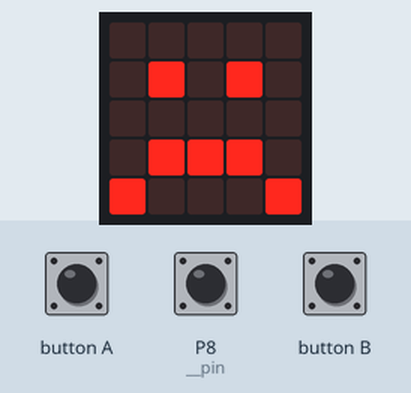
This program was run on a simulated BBC micro:bit running MicroPython. Shown: the board's 5×5 LED display. Inputs (shaded band) come from the test bench; at power-on: P8 (__pin) HIGH.

Above: at 1.2 s.
1.3 s: P8 (__pin) pulled LOW for 0.15 s
At 1.37 s:
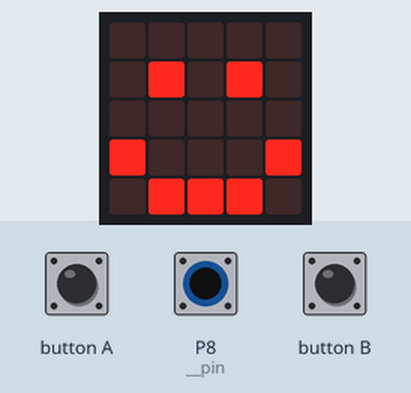
2.9 s: P8 (__pin) pulled LOW for 3.2 s
Timing chart, 0 to 5.9 s (numbered marks = the images above; inputs shaded):
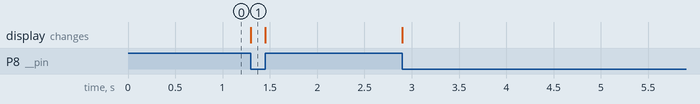

Measured:
- after the input at 1.3 s, the display: changes at once (image 1)

The program:

crash.py
```python
from microbit import *
from enum import *


class CRASH(object):
    """基本描述

    碰撞传感器

    Args:
        RJ_pin (pin): 连接端口

    """

    def __init__(self, RJ_pin):
        if RJ_pin == J1:
            self.__pin = pin8
        elif RJ_pin == J2:
            self.__pin = pin12
        elif RJ_pin == J3:
            self.__pin = pin14
        elif RJ_pin == J4:
            self.__pin = pin16

        self.__pin.set_pull(self.__pin.PULL_UP)

    def crash_is_pressed(self) -> bool:
        """基本描述

        碰撞传感器被按下

        Returns:
            boolean: 按下返回True, 未按下返回False

        """
        if self.__pin.read_digital() == 0:
            return True
        else:
            return False


if __name__ == '__main__':
    button = CRASH(J1)
    while True:
        if button.crash_is_pressed():
            display.show(Image.HAPPY)
        else:
            display.show(Image.SAD)
```

enum.py
```python
from microbit import *

J1 = pin8
J2 = pin12
J3 = pin14
J4 = pin16
```
